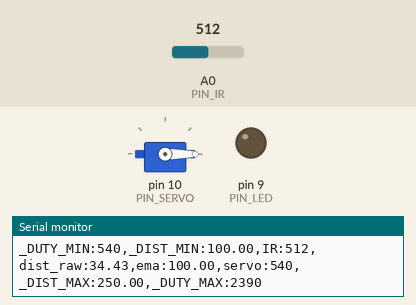
A sketch run on a simulated Arduino Uno, built with avr-gcc and run on an emulated ATmega328P. Parts: servo, output pins drawn as LEDs (lit = HIGH), the last lines printed to the serial monitor. The inputs (shaded band) are chosen by the test bench; at power-on: A0 (PIN_IR) = 512.

Above: at 1.2 s.
1.3 s: A0 (PIN_IR) set to 355
2.8 s: A0 (PIN_IR) set to 333
At 3.3 s:
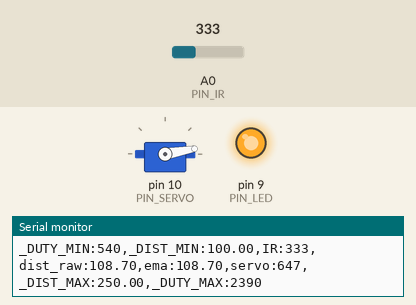
4.3 s: A0 (PIN_IR) set to 306
At 5.4 s:
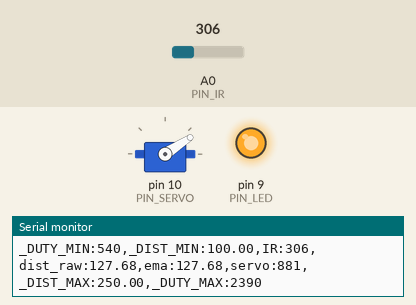
5.9 s: A0 (PIN_IR) set to 240
At 7.1 s:
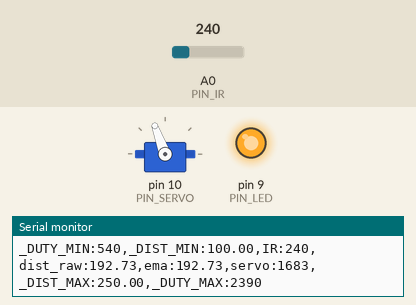
7.5 s: A0 (PIN_IR) set to 260
At 8.1 s:
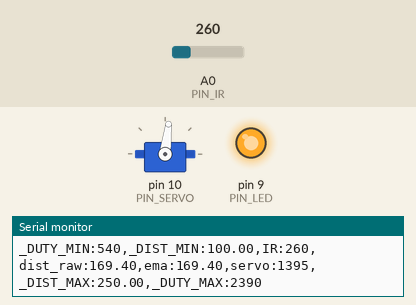
9.0 s: A0 (PIN_IR) set to 122
At 10.0 s:
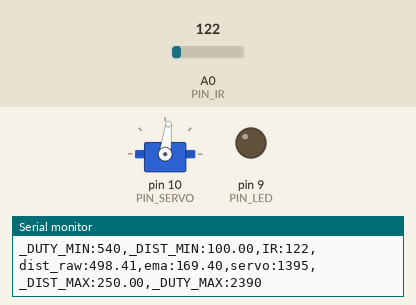
Timing chart, 0 to 11.5 s (numbered marks = the images above; inputs shaded):
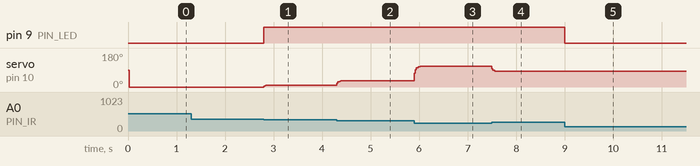

Measured:
- the behaviour switches between 348 and 347 on A0 (PIN_IR) (found by bisection; images 0 and 1)
- after the input at 2.8 s, pin 9 (PIN_LED): LOW → HIGH at once; servo on pin 10 (PIN_SERVO): 0° → 10° at once
- after the input at 4.3 s, servo on pin 10 (PIN_SERVO): 10° → 33° at once
- after the input at 5.9 s, servo on pin 10 (PIN_SERVO): 33° → 110° at once
- after the input at 7.5 s, servo on pin 10 (PIN_SERVO): 110° → 83° at once
- after the input at 9.0 s, pin 9 (PIN_LED): HIGH → LOW at once

The sketch:

17P14.ino
```cpp
#include <Servo.h>

// Arduino pin assignment
#define PIN_IR    A0       // IR sensor at Pin A0
#define PIN_LED   9
#define PIN_SERVO 10

#define _DUTY_MIN 540 // servo full clock-wise position (0 degree)
#define _DUTY_NEU 1000 // servo neutral position (90 degree)
#define _DUTY_MAX 2390 // servo full counter-clockwise position (180 degree)

#define _DIST_MIN 100.0 // minimum distance 100mm
#define _DIST_MAX 250.0 // maximum distance 250mm

#define EMA_ALPHA  0.5     // for EMA filter
#define LOOP_INTERVAL 20   // Loop Interval (unit: msec)

Servo myservo;
unsigned long last_loop_time = 0;

float dist_prev = _DIST_MIN;
float dist_ema = _DIST_MIN;

void setup() {
  pinMode(PIN_LED, OUTPUT);
  myservo.attach(PIN_SERVO);
  myservo.writeMicroseconds((_DUTY_MIN + _DUTY_MAX) / 2);
  Serial.begin(1000000);
}

void loop() {
  unsigned long time_curr = millis();
  if (time_curr < last_loop_time + LOOP_INTERVAL) return;
  last_loop_time = time_curr;

  int a_value = analogRead(PIN_IR);
  float dist_raw = ((6762.0 / (a_value - 9.0)) - 4.0) * 10.0 - 60.0;

  float dist_filtered;

  if (dist_raw >= _DIST_MIN && dist_raw <= _DIST_MAX) {
    dist_filtered = dist_raw;
    digitalWrite(PIN_LED, HIGH);
  } else {
    dist_filtered = dist_prev;
    digitalWrite(PIN_LED, LOW);
  }
  dist_prev = dist_filtered;

  dist_ema = EMA_ALPHA * dist_filtered + (1.0 - EMA_ALPHA) * dist_ema;

  float ratio = (dist_ema - _DIST_MIN) / (_DIST_MAX - _DIST_MIN);
  if (ratio < 0.0) ratio = 0.0;
  if (ratio > 1.0) ratio = 1.0;
  int duty = _DUTY_MIN + (int)((_DUTY_MAX - _DUTY_MIN) * ratio);

  myservo.writeMicroseconds(duty);

  Serial.print("_DUTY_MIN:");  Serial.print(_DUTY_MIN);
  Serial.print(",_DIST_MIN:"); Serial.print(_DIST_MIN);
  Serial.print(",IR:");        Serial.print(a_value);
  Serial.print(",dist_raw:");  Serial.print(dist_raw);
  Serial.print(",ema:");       Serial.print(dist_ema);
  Serial.print(",servo:");     Serial.print(duty);
  Serial.print(",_DIST_MAX:"); Serial.print(_DIST_MAX);
  Serial.print(",_DUTY_MAX:"); Serial.print(_DUTY_MAX);
  Serial.println("");
}
```
